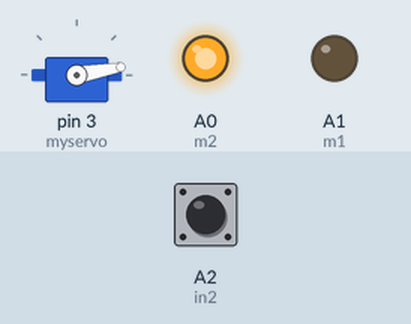
The sketch below on a simulated Arduino Uno, built with avr-gcc and run on an emulated ATmega328P. Parts: servo, output pins drawn as LEDs (lit = HIGH). The test bench sets the inputs (shaded band); at power-on: A2 (in2) HIGH.

Above: at 1.2 s.
1.3 s: A2 (in2) pulled LOW for 0.15 s
At 1.6 s:
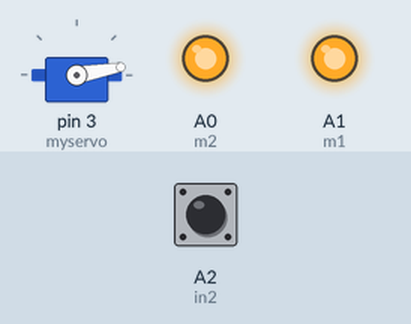
Timing chart, 0 to 4.3 s (numbered marks = the images above; inputs shaded):
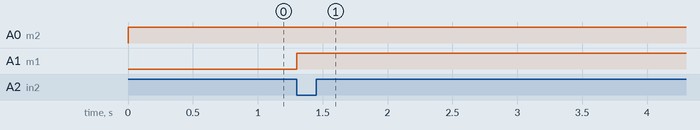

Measured:
- after the input at 1.3 s, A1 (m1): LOW → HIGH at once

The sketch:

futter_0_pos.ino
```cpp
#include <Servo.h>
int endfutter;
int x = 0;
int m1 = A1;
int m2 = A0;
int in2 = A2;

Servo myservo;

void setup() {
  pinMode(in2, INPUT_PULLUP);
  pinMode(m1, OUTPUT);
  pinMode(m2, OUTPUT);
  myservo.attach(3);
  myservo.write(10);

}

void loop() {

  endfutter = !digitalRead(in2);
  while ((endfutter == LOW) and (x == 0)) { //solange endfutter nicht gedrückt ist zu fahren
    digitalWrite(m2, HIGH);
    digitalWrite(m1, LOW);
    endfutter = !digitalRead(in2);


    if (endfutter == HIGH) {//wenn endfutter btn erreicht ist dann anhalten
      x = 1;
      digitalWrite(m2, HIGH);
      digitalWrite(m1, HIGH);
      break;
    }

  }
}
```
